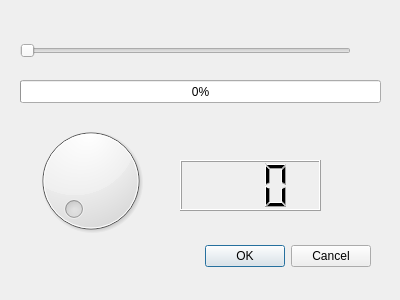
<?xml version="1.0" encoding="UTF-8"?>
<ui version="4.0">
 <class>BarrasWindow</class>
 <widget class="QDialog" name="BarrasWindow">
  <property name="geometry">
   <rect>
    <x>0</x>
    <y>0</y>
    <width>400</width>
    <height>300</height>
   </rect>
  </property>
  <property name="windowTitle">
   <string>BarrasWindow - Ejemplo Qt</string>
  </property>
  <widget class="QDialogButtonBox" name="buttonBox">
   <property name="geometry">
    <rect>
     <x>30</x>
     <y>240</y>
     <width>341</width>
     <height>32</height>
    </rect>
   </property>
   <property name="orientation">
    <enum>Qt::Horizontal</enum>
   </property>
   <property name="standardButtons">
    <set>QDialogButtonBox::Cancel|QDialogButtonBox::Ok</set>
   </property>
  </widget>
  <widget class="QProgressBar" name="progressBar">
   <property name="geometry">
    <rect>
     <x>20</x>
     <y>80</y>
     <width>361</width>
     <height>23</height>
    </rect>
   </property>
   <property name="value">
    <number>0</number>
   </property>
  </widget>
  <widget class="QSlider" name="horizontalSlider">
   <property name="geometry">
    <rect>
     <x>20</x>
     <y>40</y>
     <width>331</width>
     <height>22</height>
    </rect>
   </property>
   <property name="maximum">
    <number>100</number>
   </property>
   <property name="orientation">
    <enum>Qt::Horizontal</enum>
   </property>
  </widget>
  <widget class="QDial" name="dial">
   <property name="geometry">
    <rect>
     <x>30</x>
     <y>120</y>
     <width>121</width>
     <height>121</height>
    </rect>
   </property>
   <property name="maximum">
    <number>100</number>
   </property>
  </widget>
  <widget class="QLCDNumber" name="lcdNumber">
   <property name="geometry">
    <rect>
     <x>180</x>
     <y>160</y>
     <width>141</width>
     <height>51</height>
    </rect>
   </property>
   <property name="digitCount">
    <number>3</number>
   </property>
  </widget>
 </widget>
 <resources/>
 <connections>
  <connection>
   <sender>buttonBox</sender>
   <signal>accepted()</signal>
   <receiver>BarrasWindow</receiver>
   <slot>accept()</slot>
   <hints>
    <hint type="sourcelabel">
     <x>248</x>
     <y>254</y>
    </hint>
    <hint type="destinationlabel">
     <x>157</x>
     <y>274</y>
    </hint>
   </hints>
  </connection>
  <connection>
   <sender>buttonBox</sender>
   <signal>rejected()</signal>
   <receiver>BarrasWindow</receiver>
   <slot>reject()</slot>
   <hints>
    <hint type="sourcelabel">
     <x>316</x>
     <y>260</y>
    </hint>
    <hint type="destinationlabel">
     <x>286</x>
     <y>274</y>
    </hint>
   </hints>
  </connection>
 </connections>
</ui>
